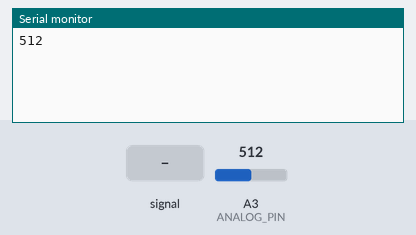
Simulated run of this sketch. Board: Arduino Uno, built with avr-gcc and run on an emulated ATmega328P. Shown: the last lines printed to the serial monitor. The test bench sets the inputs (shaded band); at power-on: A3 (ANALOG_PIN) = 512.

Above: at 1.2 s.
1.3 s: A3 (ANALOG_PIN) fed a 200 Hz sine of ±255 counts around its level
At 2.2 s:
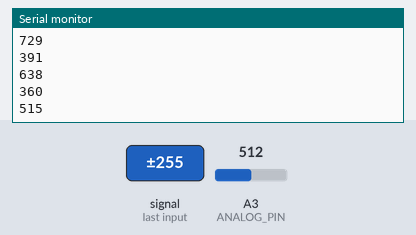
2.8 s: A3 (ANALOG_PIN) set to 716
At 3.3 s:
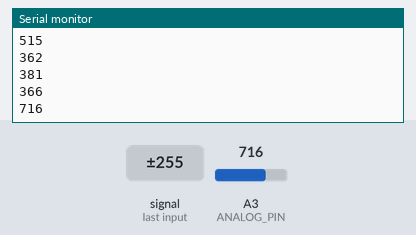
4.3 s: A3 (ANALOG_PIN) set to 900
At 5.5 s:
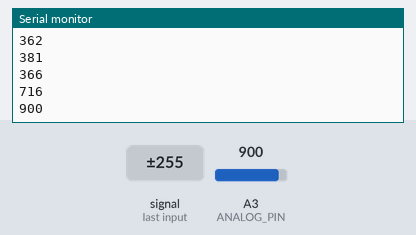
Timing chart, 0 to 7.3 s (numbered marks = the images above; inputs shaded):
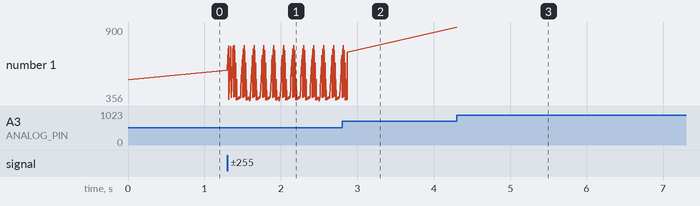

The sketch:

waveformID.ino
```cpp
const int ANALOG_PIN = A3;     // potentiometer wiper (middle terminal) connected to analog pin 3
                               // outside leads to ground and +5V

const int SAMPLE_LENGTH = 200;
int val[SAMPLE_LENGTH];        // variable to store the value read
const int THRESHOLD = 30;

int i;

void setup(){
  Serial.begin(9600);          //  setup serial
  i = 0;
}

void loop(){
  i = i % SAMPLE_LENGTH;
  val[i] = analogRead(ANALOG_PIN);     // read the input pin
  if (val[i] > ((i == 0) ? val[SAMPLE_LENGTH - 1] : val[i - 1]) + THRESHOLD ){       //if the intensity is much greater than a previous sample;
    Serial.println(val[i]);            //send that value out
//    printSomeVal(val, SAMPLE_LENGTH, i);
  }
    i++;
}

//void printSomeVal(int val[], int size, int triggerI) {
//    Serial.println(triggerI);
//  for (int i = 0; i < 6; ++i) {
//    Serial.println(val[(triggerI - i) % size]);
//  }
//}
```

Measured:
- after the input at 1.3 s, the serial monitor: prints a new line at once (image 1)
- after the input at 2.8 s, the serial monitor: prints a new line after 0.07 s (image 2)
- after the input at 4.3 s, the serial monitor: prints a new line at once (image 3)
- plotted number 1: 512 → 691 after the input at 1.3 s, 691 → 716 after the input at 2.8 s, 716 → 900 after the input at 4.3 s
